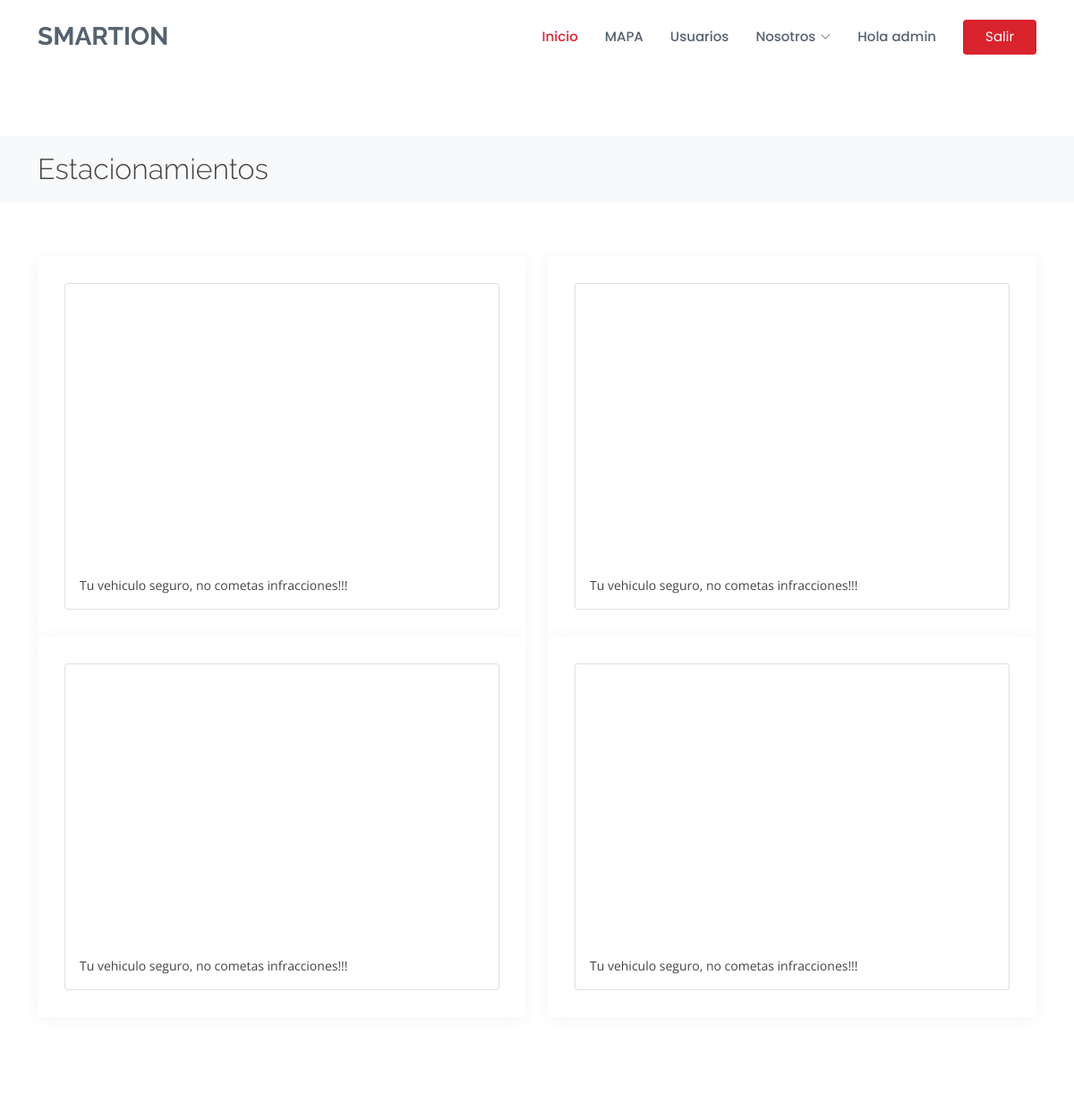
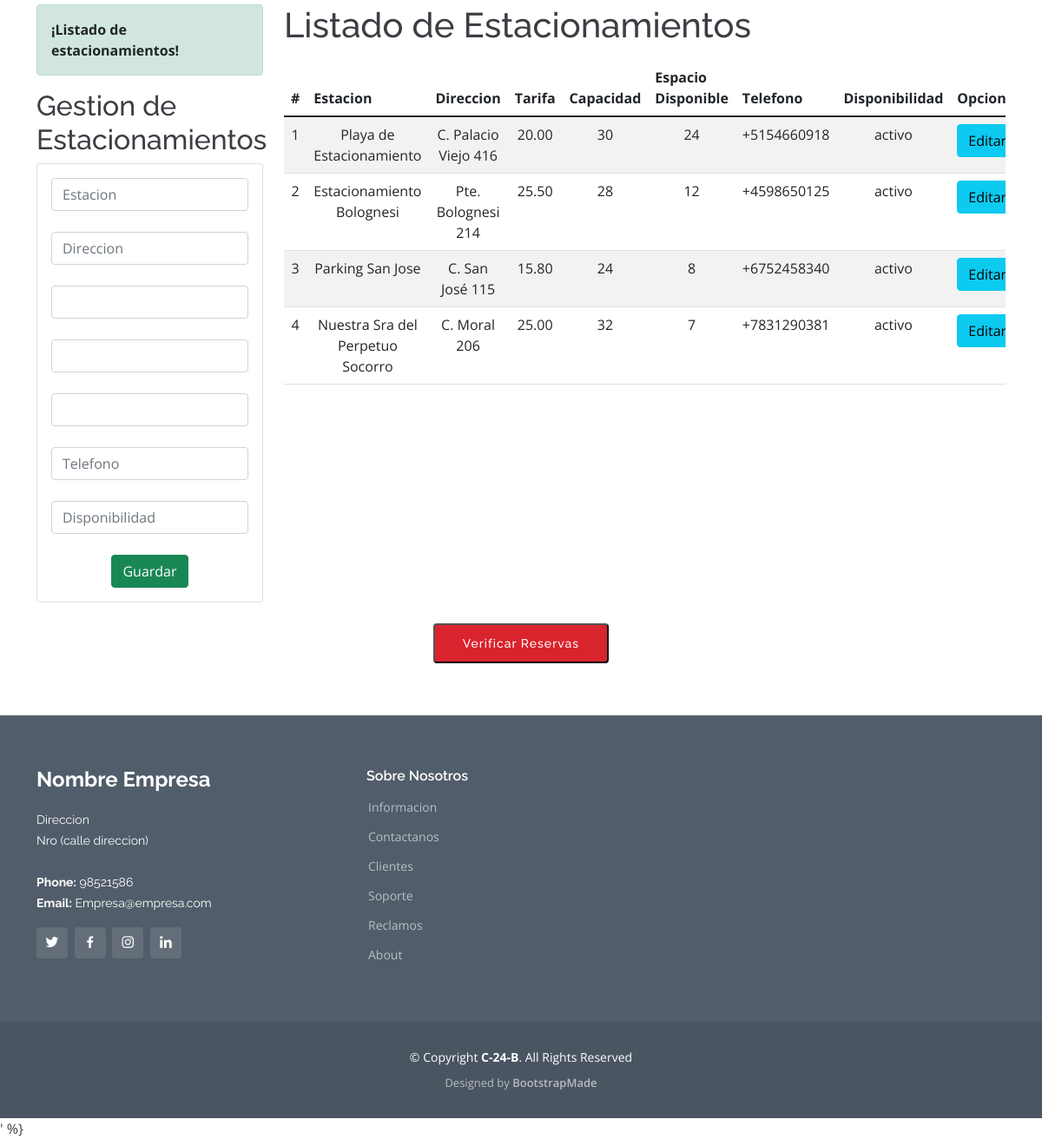
Page /contact (signed in) on the committed database (2 pictures, top to bottom).
### webpark/models.py (models this page shows, shortened)
class Administrador(AbstractUser):
    telefono = models.CharField(max_length=9)

class Estacionamiento(models.Model):
    direccion = models.CharField(max_length=100)
    tarifa = models.DecimalField(max_digits=6,decimal_places=2)
    nombre_estac = models.CharField(max_length=50)
    nro_espacios = models.IntegerField(default=0)
    espacio_disponible = models.IntegerField(default=0)
    telefono = models.CharField(max_length=50)
    disponibilidad = models.CharField(max_length=70)

### webpark/views.py (the view)
# urls.py: path('contact', views.contact, name="contact"),
def contact(request):
    estacionamiento = Estacionamiento.objects.all()
    messages.success(request, '¡Listado de estacionamientos!')
    return render(request, "webpark/contact.html", {"estacionamiento": estacionamiento})

### webpark/templates/webpark/contact.html (shortened to what this page needs)
{% extends "webpark/layout.html" %}
{% block content %}
  <main id="main">
    <section id="breadcrumbs" class="breadcrumbs">
      <div class="container">
        <div class="d-flex justify-content-between align-items-center">
          <h2>Estacionamientos</h2>
        </div>
      </div>
    </section>
    <section id="team" class="team ">
        <div class="container">
          <div class="row">
            <div class="col-lg-6">
              <div class="member d-flex align-items-start">
                <div class="card">
                    <iframe src="https://www.google.com/maps/d/u/0/embed?mid=1g0hBYvHvAINRP_CliQlVt6CT89rfdJcr" width="550" height="300" style="border:0;" allowfullscreen="" loading="lazy"></iframe>
                    <div class="card-body">
                      <p class="card-text">Tu vehiculo seguro, no cometas infracciones!!!</p>
                    </div>
                  </div>
              </div>
            </div>
            <div class="col-lg-6">
                <div class="member d-flex align-items-start">
                  <div class="card">
                    <iframe src="https://www.google.com/maps/d/u/0/embed?mid=1tdx9cg3Dw6bCt0TzbGNgHh0sXXKdWUmb" width="550" height="300" style="border:0;" allowfullscreen="" loading="lazy"></iframe>
                      <div class="card-body">
                        <p class="card-text">Tu vehiculo seguro, no cometas infracciones!!!</p>
                      </div>
                    </div>
                </div>
              </div>
              <div class="col-lg-6">
                <div class="member d-flex align-items-start">
                  <div class="card">
                    <iframe src="https://www.google.com/maps/d/u/0/embed?mid=1jjiEUxGaTn-Yk0NzjOzKP8JRyIfTxCGM" width="550" height="300" style="border:0;" allowfullscreen="" loading="lazy"></iframe>
                      <div class="card-body">
                        <p class="card-text">Tu vehiculo seguro, no cometas infracciones!!!</p>
                      </div>
                    </div>
                </div>
              </div>
              <div class="col-lg-6">
                <div class="member d-flex align-items-start">
                  <div class="card">
                    <iframe src="https://www.google.com/maps/d/u/0/embed?mid=1d2LLl4FEW5cKnOMu6xRsexxSIiFzv1Fu" width="550" height="300" style="border:0;" allowfullscreen="" loading="lazy"></iframe>
                      <div class="card-body">
                        <p class="card-text">Tu vehiculo seguro, no cometas infracciones!!!</p>
                      </div>
                    </div>
                </div>
              </div>
        </div>
      </section>
    <section id="contact" class="contact">
      <div class="container">
        <div class="row">
            <div class="col-sm-12 col-md-6 col-lg-4 col-xl-3">
                {% if messages %}
                {% for message in messages %}
                <div class="alert alert-success alert-dismissible" >
                    <strong class="text-dark">{{ message }}</strong>
                </div>
                {% endfor %}
                {% endif %}
                <h2 style="color: rgb(61, 61, 68);">Gestion de Estacionamientos</h2>
                <div class="card">
                    <div class="card-body">
                        <form action="/registrarEstacion" method="post">{% csrf_token %}
                            <div class="form-group">
                                <input type="text" id="txtEstacionamiento" name="txtEstacionamiento" class="form-control" placeholder="Estacion" required>
                            </div>
                            <br>
                            <div class="form-group">
                                <input type="text" id="txtDireccion" name="txtDireccion" class="form-control" placeholder="Direccion" required>
                            </div>
                            <br>
                            <div class="form-group">
                                <input type="number" id="txtTarifa" name="txtTarifa" class="form-control" required>
                            </div>
                            <br>
                            <div class="form-group">
                                <input type="number" id="txtEspacios" name="txtEspacios" class="form-control" required>
                            </div>
                            <br>
                            <div class="form-group">
                                <input type="number" id="txtCapacidad" name="txtCapacidad" class="form-control" required>
                            </div>
                            <br>
                            <div class="form-group">
                                <input type="text" id="txtTelefono" name="txtTelefono" class="form-control" placeholder="Telefono" required>
                            </div>
                            <br>
                            <div class="form-group">
                                <input type="text" id="txtDisponibilidad" name="txtDisponibilidad" class="form-control" placeholder="Disponibilidad" required>
                            </div>
                            <br>
                            <div class="form-group text-center">
                                <button type="submit" class="btn btn-success btn-block text-white">Guardar</button>
                            </div>
                        </form>
                    </div>
                </div>
            </div>
            <div class="col-sm-12 col-md-6 col-lg-8 col-xl-9">
                <h1 style="color: rgb(61, 61, 68);">Listado de Estacionamientos</h1>
                <div class="table-responsive py-2">
                    <table class="table table-striped">
                        <thead>
                            <tr>
                                <th>#</th>
                                <th>Estacion</th>
                                <th>Direccion</th>
                                <th>Tarifa</th>
                                <th>Capacidad</th>
                                <th>Espacio Disponible</th>
                                <th>Telefono</th>
                                <th>Disponibilidad</th>
                                <th colspan="2">Opciones</th>
                            </tr>
                        </thead>
                        <tbody>
                            {% for c in estacionamiento %}
                            <tr>
                                <td class="text-center">{{forloop.counter}}</td>
                                <td class="text-center">{{c.nombre_estac}}</td>
                                <td class="text-center">{{c.direccion}}</td>
                                <td class="text-center">{{c.tarifa}}</td>
                                <td class="text-center">{{c.nro_espacios}}</td>
                                <td class="text-center">{{c.espacio_disponible}}</td>
                                <td class="text-center">{{c.telefono}}</td>
                                <td class="text-center">{{c.disponibilidad}}</td>
                                <td><a href="editarEstacion/{{c.nombre_estac}}" class="btn btn-info">Editar</a></td>
                            </tr>
                            {% endfor %}
                        </tbody>
                    </table>
                </div>
            </div>
        </div>
      </div>
      <br>
            <div class="text-center"><a href="/contact/reservation"><button type="submit" style="font-family: 'Raleway',sans-serif;font-weight: 500;
              font-size: 14px;letter-spacing: 1px;display: inline-block;padding: 14px 32px;
              border-radius: 4px;transition: 0.5s;line-height: 1;color: #fff;-webkit-animation-delay: 0.8s;
              animation-delay: 0.8s;background: #d9232d;">Verificar Reservas</button></a></div>
    </section>
  </main>
  {% endblock %}

### webpark/templates/webpark/layout.html (shortened to what this page needs)
{% load static %}
<!DOCTYPE html>
<html lang="en">
<head>
  <link href="{% static 'assets/vendor/animate.css/animate.min.css' %}" rel="stylesheet">
  <link href="{% static 'assets/vendor/bootstrap/css/bootstrap.min.css' %}" rel="stylesheet">
  <link href="{% static 'assets/vendor/bootstrap-icons/bootstrap-icons.css' %}" rel="stylesheet">
  <link href="{% static 'assets/vendor/boxicons/css/boxicons.min.css' %}" rel="stylesheet">
  <link href="{% static 'assets/vendor/glightbox/css/glightbox.min.css' %}" rel="stylesheet">{% static '
  <link href="{% static 'assets/vendor/remixicon/remixicon.css' %}" rel="stylesheet">
  <link href="{% static 'assets/vendor/swiper/swiper-bundle.min.css' %}" rel="stylesheet">
  <link href="{% static 'assets/css/style.css' %}" rel="stylesheet">
</head>
<body>
  <header id="header" class="fixed-top d-flex align-items-center">
    <div class="container d-flex align-items-center">
      <h1 class="logo me-auto"><a href="/">SMARTION</a></h1>
      <nav id="navbar" class="navbar">
        <ul>
          <li><a href="/" class="active">Inicio</a></li>
          {% if user.is_authenticated %}
          <li><a href="/contact">MAPA</a></li>
          <li><a href="/user">Usuarios</a></li>
          {% endif %}
          <li class="dropdown"><a href="#"><span>Nosotros</span> <i class="bi bi-chevron-down"></i></a>
            </li>
          {% if user.is_authenticated %}
          <li><a href="#">Hola {{ request.user.username }} </a></li>
          <li><a href="/logout" class="getstarted">Salir</a></li>
          {% else %}
          <li><a href="contact.html">¿?</a></li>
          <li><a href="/login" class="getstarted">Iniciar Sesion</a></li>
          <li><a href="/signup" class="getstarted">Registrarse</a></li>
          {% endif %}
        </ul>
      </nav>
    </div>
  </header>
  {% if messages %}
      {% for message in messages %}
      <div class="notification {{ message.tags}}">
      </div>
      {% endfor %}
  {% endif  %}
    <br>
    {% block content %}
    {% endblock %}
  <footer id="footer">
    <div class="footer-top">
      <div class="container">
        <div class="row">
          <div class="col-lg-4 col-md-6">
            <div class="footer-info">
              <h3>Nombre Empresa</h3>
              <p>
                Direccion <br>
                Nro (calle direccion)<br><br>
                <strong>Phone:</strong> 98521586<br>
                <strong>Email:</strong> Empresa@empresa.com<br>
              </p>
              <div class="social-links mt-3">
                <a href="#" class="twitter"><i class="bx bxl-twitter"></i></a>
                <a href="#" class="facebook"><i class="bx bxl-facebook"></i></a>
                <a href="#" class="instagram"><i class="bx bxl-instagram"></i></a>
                <a href="#" class="linkedin"><i class="bx bxl-linkedin"></i></a>
              </div>
            </div>
          </div>
          <div class="col-lg-5 col-md-6 footer-links">
            <h4>Sobre Nosotros</h4>
            <ul>
              <li> <a href="#">Informacion</a></li>
              <li> <a href="#">Contactanos</a></li>
              <li> <a href="#">Clientes</a></li>
              <li> <a href="#">Soporte</a></li>
              <li> <a href="#">Reclamos</a></li>
              <li> <a href="#">About</a></li>
            </ul>
          </div>
        </div>
      </div>
    </div>
    <div class="container">
      <div class="copyright">
        &copy; Copyright <strong><span>C-24-B</span></strong>. All Rights Reserved
      </div>
      <div class="credits">
        Designed by <a href="https://bootstrapmade.com/">BootstrapMade</a>
      </div>
    </div>
  </footer>
  ' %}
</body>
</html>

### static/assets/css/style.css (style rules this page uses)
body { font-family: "Open Sans", sans-serif; color: #444444; }
a { text-decoration: none; color: #d9232d; }
h1, h2, h3, h4, h5, h6 { font-family: "Raleway", sans-serif; }
#header { background: white; transition: all 0.5s; z-index: 997; padding: 20px 0; }
#header .logo { font-size: 28px; margin: 0; padding: 0; line-height: 1; font-weight: 700; text-transform: uppercase; }
#header .logo a { color: #556270; }
.navbar { padding: 0; }
.navbar ul { margin: 0; padding: 0; display: flex; list-style: none; align-items: center; }
.navbar li { position: relative; }
.navbar a, .navbar a:focus { display: flex; align-items: center; justify-content: space-between; padding: 10px 0 10px 30px; font-family: "Poppins", sans-serif; font-size: 15px; font-weight: 500; color: #556270; white-space: nowrap; transition: 0.3s; }
.navbar a i, .navbar a:focus i { font-size: 12px; line-height: 0; margin-left: 5px; }
.navbar a:hover, .navbar .active, .navbar .active:focus, .navbar li:hover > a { color: #d9232d; }
.navbar .getstarted, .navbar .getstarted:focus { background: #d9232d; padding: 8px 25px; margin-left: 30px; border-radius: 4px; font-weight: 400; color: #fff; }
section { padding: 60px 0; overflow: hidden; }
.breadcrumbs { padding: 18px 0; background: #f8f9fa; min-height: 40px; margin-top: 80px; }
.breadcrumbs h2 { font-size: 32px; font-weight: 300; margin: 0; }
.team .member { position: relative; box-shadow: 0px 2px 15px rgba(85, 98, 112, 0.08); padding: 30px; border-radius: 4px; background: white; }
.team .member p { margin: 10px 0 0 0; font-size: 14px; }
#footer { background: #4a5562; padding: 0 0 30px 0; color: #fff; font-size: 14px; }
#footer .footer-top { background: #515d6a; padding: 60px 0 30px 0; }
#footer .footer-top .footer-info { margin-bottom: 30px; }
#footer .footer-top .footer-info h3 { font-size: 24px; margin: 0 0 20px 0; padding: 2px 0 2px 0; line-height: 1; font-weight: 700; }
#footer .footer-top .footer-info p { font-size: 14px; line-height: 24px; margin-bottom: 0; font-family: "Raleway", sans-serif; color: #fff; }
#footer .footer-top .social-links a { font-size: 18px; display: inline-block; background: rgba(255, 255, 255, 0.1); color: #fff; line-height: 1; padding: 8px 0; margin-right: 4px; border-radius: 4px; text-align: center; width: 36px; height: 36px; transition: 0.3s; }
#footer .footer-top h4 { font-size: 16px; font-weight: 600; color: #fff; position: relative; padding-bottom: 12px; }
#footer .footer-top .footer-links { margin-bottom: 30px; }
#footer .footer-top .footer-links ul { list-style: none; padding: 0; margin: 0; }
#footer .footer-top .footer-links ul li { padding: 10px 0; display: flex; align-items: center; }
#footer .footer-top .footer-links ul li:first-child { padding-top: 0; }
#footer .footer-top .footer-links ul a { color: rgba(255, 255, 255, 0.6); transition: 0.3s; display: inline-block; line-height: 1; }
#footer .copyright { text-align: center; padding-top: 30px; }
#footer .credits { padding-top: 10px; text-align: center; font-size: 13px; color: rgba(255, 255, 255, 0.6); }
#footer .credits a { color: rgba(255, 255, 255, 0.6); transition: 0.3s; font-weight: 600; }

### rows in the picture
Administrador: user.username "admin"
Estacionamiento: nombre_estac "Playa de Estacionamiento", direccion "C. Palacio Viejo 416", tarifa "20.00", nro_espacios "30", espacio_disponible "24", telefono "+5154660918", disponibilidad "activo"
Estacionamiento: nombre_estac "Estacionamiento Bolognesi", direccion "Pte. Bolognesi 214", tarifa "25.50", nro_espacios "28", espacio_disponible "12", telefono "+4598650125", disponibilidad "activo"
Estacionamiento: nombre_estac "Parking San Jose", direccion "C. San José 115", tarifa "15.80", nro_espacios "24", espacio_disponible "8", telefono "+6752458340", disponibilidad "activo"
Estacionamiento: nombre_estac "Nuestra Sra del Perpetuo Socorro", direccion "C. Moral 206", tarifa "25.00", nro_espacios "32", espacio_disponible "7", telefono "+7831290381", disponibilidad "activo"

### other values in the picture
{{ message }} "¡Listado de estacionamientos!"
